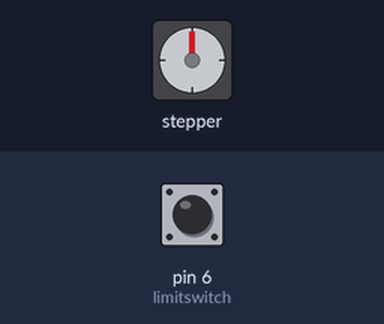
Bench run of a sketch on a simulated Arduino Mega 2560, built with avr-gcc and run on an emulated ATmega2560. Shown: stepper motor. The inputs (shaded band) are chosen by the test bench; at power-on: pin 6 (limitswitch) HIGH. Stepper angles assume 300 steps per turn.

Above: at 0.8 s.
0.9 s: pin 6 (limitswitch) pulled LOW for 0.15 s
At 15.5 s:
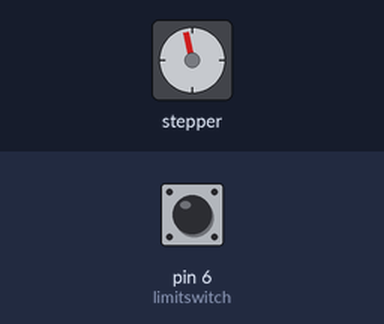
Timing chart, 0 to 24.4 s (numbered marks = the images above; inputs shaded):
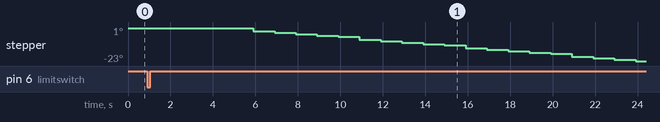

The sketch:

NUI_013_Accel_MultiStepper_button_limit_switch.ino
```cpp
#include <AccelStepper.h>
#include <Wire.h>
#include <Adafruit_MotorShield.h>
#include "utility/Adafruit_MS_PWMServoDriver.h"

Adafruit_MotorShield AFMSbot(0x61); // Rightmost jumper closed
Adafruit_MotorShield AFMStop(0x60); // Default address, no jumpers
Adafruit_StepperMotor *myStepper2 = AFMStop.getStepper(300, 2);

boolean movingUp = true;
int limitswitch = 6; // input pin of limit
int enPin = 52; // enable pin on drive
int state = 0;

void forwardstep2() {
  myStepper2->onestep(FORWARD, DOUBLE);
}
void backwardstep2() {
  myStepper2->onestep(BACKWARD, DOUBLE);
}

AccelStepper stepper2(forwardstep2, backwardstep2);

void setup()
{
  //  stepper.setMaxSpeed(4500);
  //  stepper.setAcceleration(400);
  //  stepper.setSpeed (800);
  pinMode(limitswitch, INPUT);   //Limit Switch

  stepper2.setCurrentPosition(0);

  stepperHome();  // stepper homing loop
  resetPos();     // set position to 0 loop
  //stepper2.stop(); // been told to call this between movements ?
  stepper2.setSpeed(0);
  delay(5000);
  // bounce();     // this wont work
}

void loop()             //main loop
{
  Serial.begin(9600);
  stepper2.moveTo(-8000);
  //stepper.setSpeed(-1500);
  stepper2.run();
}

void stepperHome()      // find home
{
  while (digitalRead(limitswitch) == LOW)
  {
    stepper2.move(100);
    stepper2.setSpeed(3500);
    stepper2.run();
  }
}

void resetPos()         //Reset position
{
  while (digitalRead(limitswitch) == HIGH)
  {
    stepper2.setCurrentPosition(0);

  }
}

//void bounce()           // bounce off or reverse of limit switch
//{
//while (state == 0)
//{
//if (stepper.currentPosition() != -4000) {
//stepper.moveTo(-4000);
//stepper.runSpeedToPosition();
//stepper.setSpeed(1500);
//stepper.run();
//}
//}
//}
```
